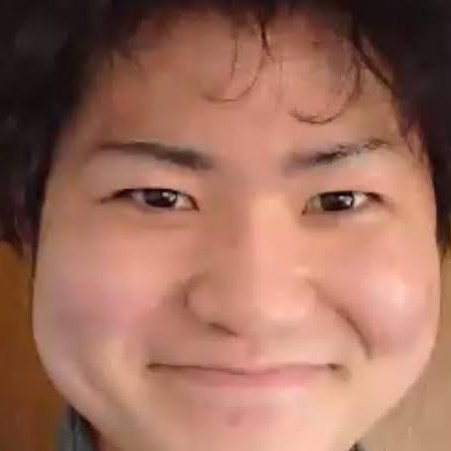
%> input picture 加藤純一.jpg, 451 x 451 px
$ octave kadai2.m   (GNU Octave 9; MATLAB toolbox functions it lacks are replaced by stand-ins)
%> lines starting %> are read from the running program, lines starting %| are printed output that depends on the picture; in (x1, y1, x2, y2) boxes, pixels count from 0 and x2, y2 are one past the last pixel; in counts of white or black regions, pixels touching at a corner belong together; the program's own positions count from 1
% 課題２　階調数と疑似輪郭
% ２階調，４階調，８階調の画像を生成せよ．
% 下記はサンプルプログラムである．
% 課題作成にあたっては「Lenna」以外の画像を用いよ．

clear; % 変数のオールクリア

ORG=imread('加藤純一.jpg'); % 原画像の入力
%> ORG is the input picture: size 451x451x3 uint8; mean R, G, B 157, 108.6, 92
ORG = rgb2gray(ORG); colormap(gray); colorbar;
%> after `ORG = rgb2gray(ORG)`:
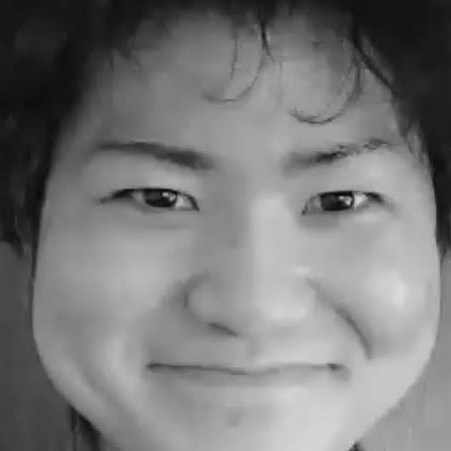
%> ORG: size 451x451 uint8; min 5, max 218, mean 121.2
imagesc(ORG); axis image; % 画像の表示


% ２階調画像の生成
IMG = ORG>128;
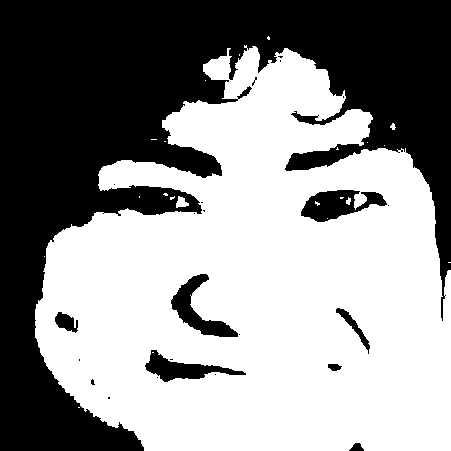
%> IMG: size 451x451 logical; 56.7% white; 24 black regions (16 under 20 px), largest, box (x1, y1, x2, y2) and area: (0, 0, 451, 451) 82991, (301, 190, 387, 222) 1546, (171, 274, 238, 337) 1417
imagesc(IMG); colormap(gray); colorbar;  axis image;


% ４階調画像の生成
IMG0 = ORG>64;
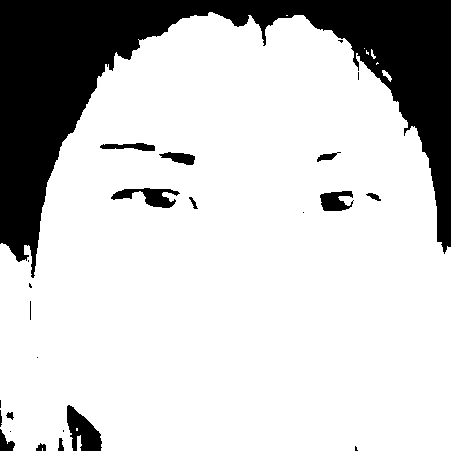
%> IMG0: size 451x451 logical; 79.5% white; 25 black regions (11 under 20 px), largest, box (x1, y1, x2, y2) and area: (0, 0, 451, 278) 38436, (67, 405, 102, 451) 955, (111, 188, 180, 208) 667
IMG1 = ORG>128;
IMG2 = ORG>192;
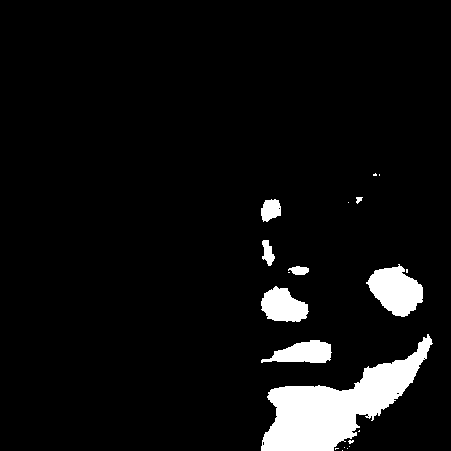
%> IMG2: size 451x451 logical; 6.3% white; 20 white regions (12 under 20 px), largest, box (x1, y1, x2, y2) and area: (261, 334, 433, 451) 8000, (366, 264, 423, 317) 1896, (261, 286, 309, 322) 1183
IMG = IMG0 + IMG1 + IMG2;
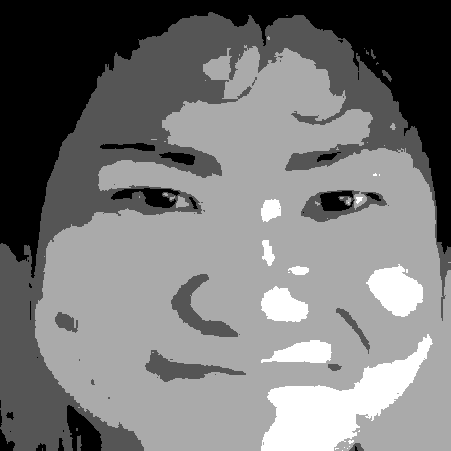
%> IMG: size 451x451 double; min 0, max 3, mean 1.43; drawn with min black and max white
imagesc(IMG); colormap(gray); colorbar;  axis image;

% ８階調については，各自検討してくださ
